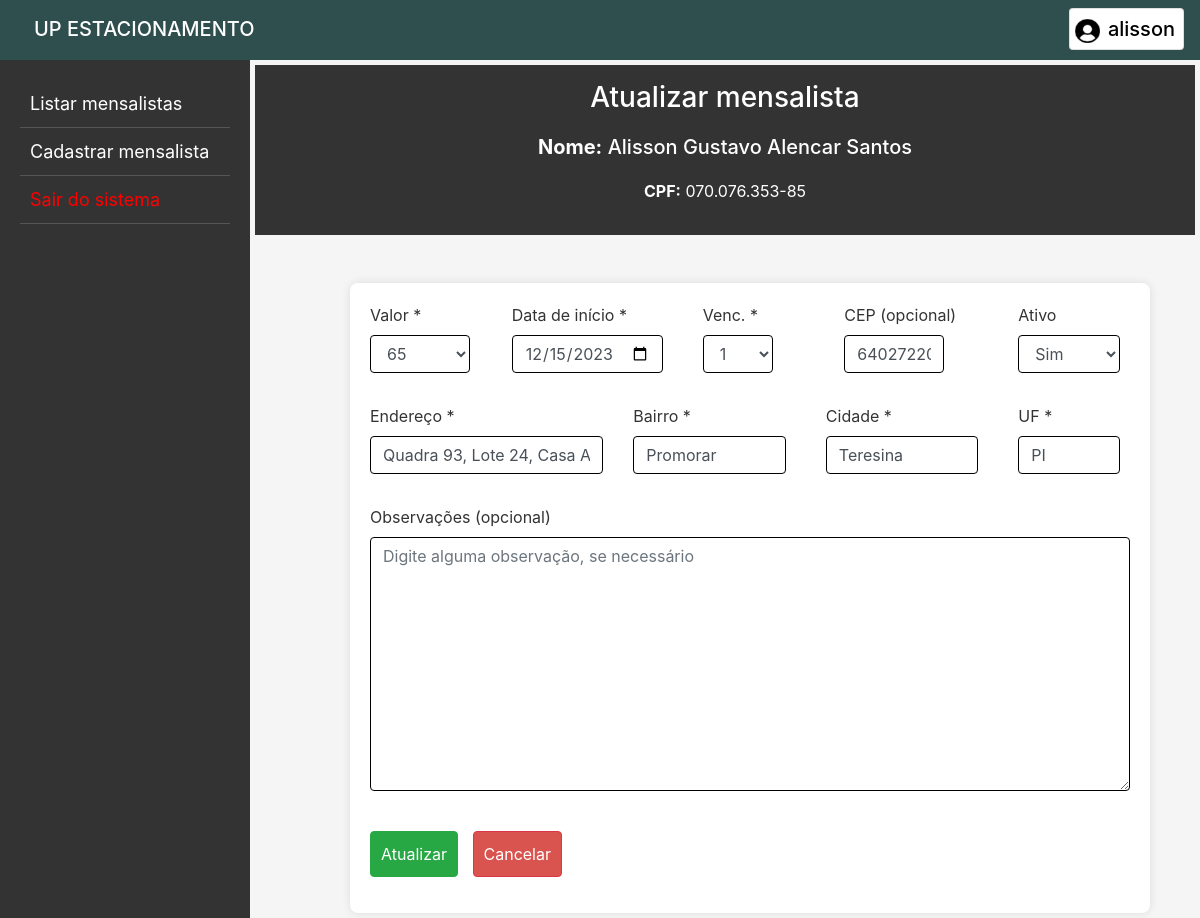
The app's page /atualizar_mensalista/24 (signed in), older data.
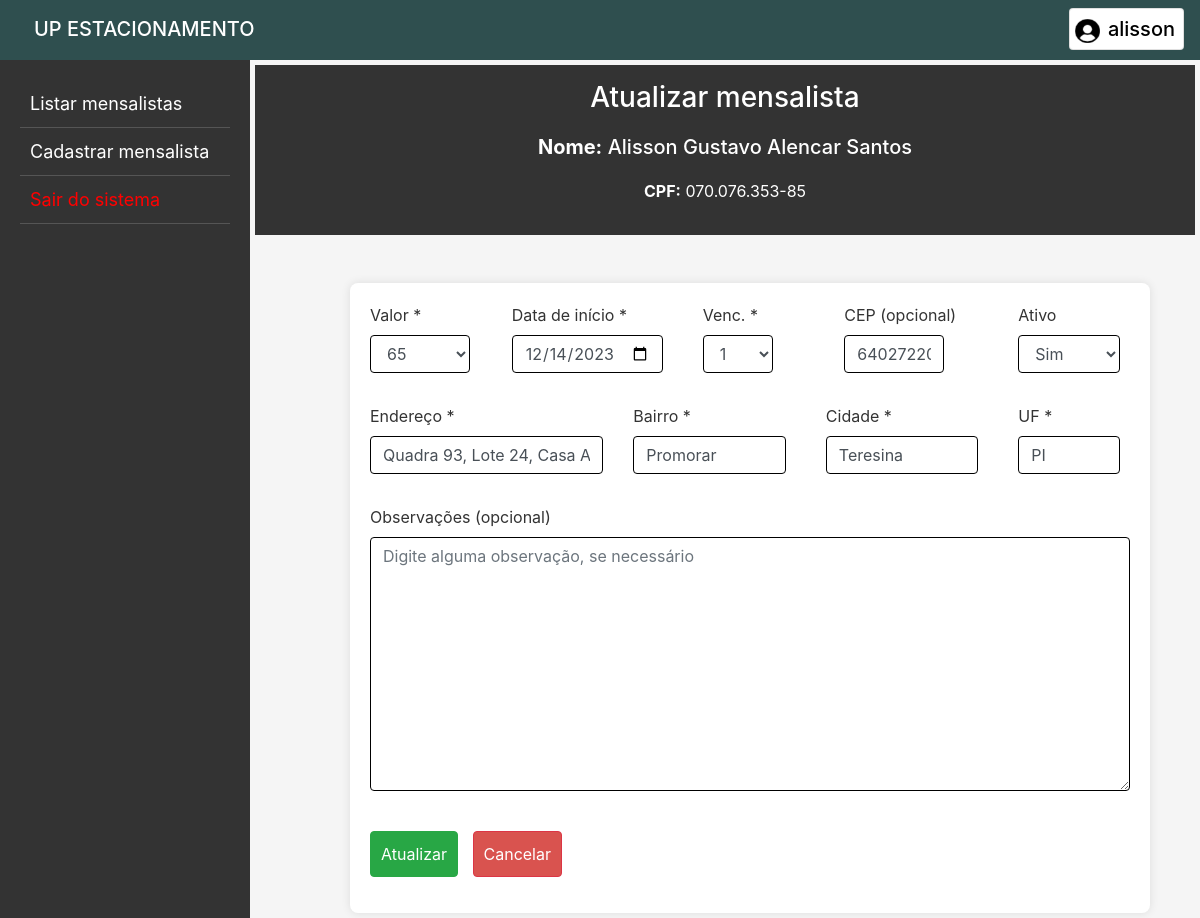
The same page, newer data.
### app_estacionamento/models.py (models this page shows, shortened)
class Mensalista(models.Model):
    id = models.AutoField(primary_key=True)
    situacao = models.BooleanField('Ativo', default=True)
    nome = models.CharField('Nome *', max_length=50)
    cpf = models.CharField('CPF *', max_length=14)
    valor = models.DecimalField('Valor *', max_digits=8, decimal_places=2)
    data_inicial = models.DateField('Data de início *')
    dia_vencimento = models.IntegerField('Dia de vencimento *')
    cep = models.CharField('CEP', max_length=9, blank=True)
    endereco = models.CharField('Endereço', max_length=255)
    bairro = models.CharField('Bairro', max_length=255)
    cidade = models.CharField('Cidade', max_length=255)
    uf = models.CharField('UF', max_length=2)
    obs = models.TextField('Observações', max_length=500, blank=True)

### app_estacionamento/views.py (the view, shortened to what this page needs)
# urls.py: path('atualizar_mensalista/<int:pk>', views.atualizar_mensalista, name='atualizar_mensalista'),
@login_required(login_url="login/")
def atualizar_mensalista(request, pk):
    if request.method == "GET":
        men = {"mensalista": Mensalista.objects.filter(pk=pk).first()}
        return render(request, "atualizar.html", men)
    return redirect("index")

### app_estacionamento/templates/atualizar.html (shortened to what this page needs)
{% extends 'base.html' %}
{% block inicio %}
<header>
    <h3>Atualizar mensalista</h3>
    <h5><strong>Nome:</strong> {{mensalista.nome|title}}</h5>
    <p><strong>CPF:</strong> {{mensalista.cpf}}</p>
</header>
<br><br>
<div class="form-container">
<form action="{% url 'atualizar_mensalista' mensalista.id %}" method="post" class="form" autocomplete="off"
    style="margin-left: 50px;">
    <div class="row">
        <div class="col-md-2">
            <div class="form-group">
                <label for="id_valor">Valor *</label>
                <select class="form-control" id="id_valor" name="valor" style="width: 100px;">
                    <option value="65">65</option>
                </select>
            </div>
        </div>
        <div class="col-md-3">
            <div class="form-group">
                <label for="id_data_inicial">Data de início *</label>
                <input class="form-control" type="date" name="data_inicial" id="id_data_inicial"
                value="{{ mensalista.data_inicial|date:'Y-m-d' }}"  max="{% now 'Y-m-d' %}" required>
            </div>
        </div>
        <div class="col-md-2">
            <div class="form-group">
                <label for="id_dia_vencimento">Venc. *</label>
                <select class="form-control" id="id_dia_vencimento" name="dia_vencimento" style="width: 70px;">
                    <option value="1">1</option>
                </select>
            </div>
        </div>
        <div class="col-md-3">
            <div class="form-group">
                <label for="id_cep">CEP (opcional)</label>
                <input class="form-control" type="text" name="cep" id="id_cep" maxlength="8" style="width: 100px;"
                    value="{{ mensalista.cep }}">
            </div>
        </div>
        <div class="col-md-2">
            <div class="form-group">
                <label for="id_situacao">Ativo</label>
                <select class="form-control" id="id_situacao" name="situacao">
                    <option value="True">Sim</option>
                </select>
            </div>
        </div>
    </div>
    <div class="row">
        <div class="col-md-4">
            <div class="form-group">
                <label for="id_endereco">Endereço *</label>
                <input class="form-control" type="text" name="endereco" id="id_endereco" maxlength="255" required
                    value="{{ mensalista.endereco|title }}">
            </div>
        </div>
        <div class="col-md-3">
            <div class="form-group">
                <label for="id_bairro">Bairro *</label>
                <input class="form-control" type="text" name="bairro" id="id_bairro" maxlength="255" required
                    value="{{ mensalista.bairro|title }}">
            </div>
        </div>
        <div class="col-md-3">
            <div class="form-group">
                <label for="id_cidade">Cidade *</label>
                <input class="form-control" type="text" name="cidade" id="id_cidade" maxlength="110" required
                    value="{{ mensalista.cidade|title }}">
            </div>
        </div>
        <div class="col-md-2">
            <div class="form-group">
                <label for="id_uf">UF *</label>
                <input class="form-control" type="text" name="uf" id="id_uf" maxlength="2" required
                    style="text-transform: uppercase;" value="{{ mensalista.uf }}">
            </div>
        </div>
    </div>
    <div>
        <div class="form-group">
            <label for="id_obs">Observações (opcional)</label>
            <textarea class="form-control" name="obs" id="id_obs" cols="10" rows="10"
                placeholder="Digite alguma observação, se necessário">{{ mensalista.obs }}</textarea>
        </div>
    </div>
    <div class="form-group">
        <br>
        <button type="submit" class="btn btn-success">Atualizar</button>
        <a href="javascript:history.go(-1)" class="btn btn-danger">Cancelar</a>
    </div>
</form>
</div>
{% endblock %}

Row changes from the older to the newer data that the page shows:
changed Mensalista "Alisson Gustavo Alencar Santos": data_inicial "12/15/2023" → "12/14/2023"
